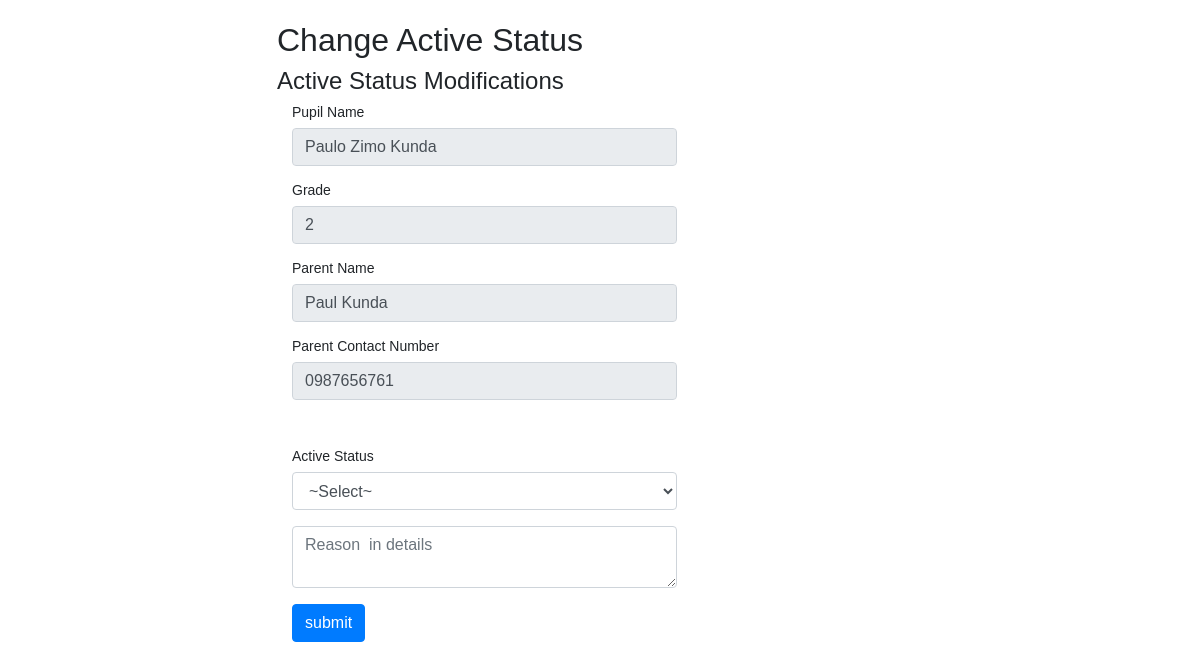
Before: /teacher/activeStatus.php?id=1 with the older database file.
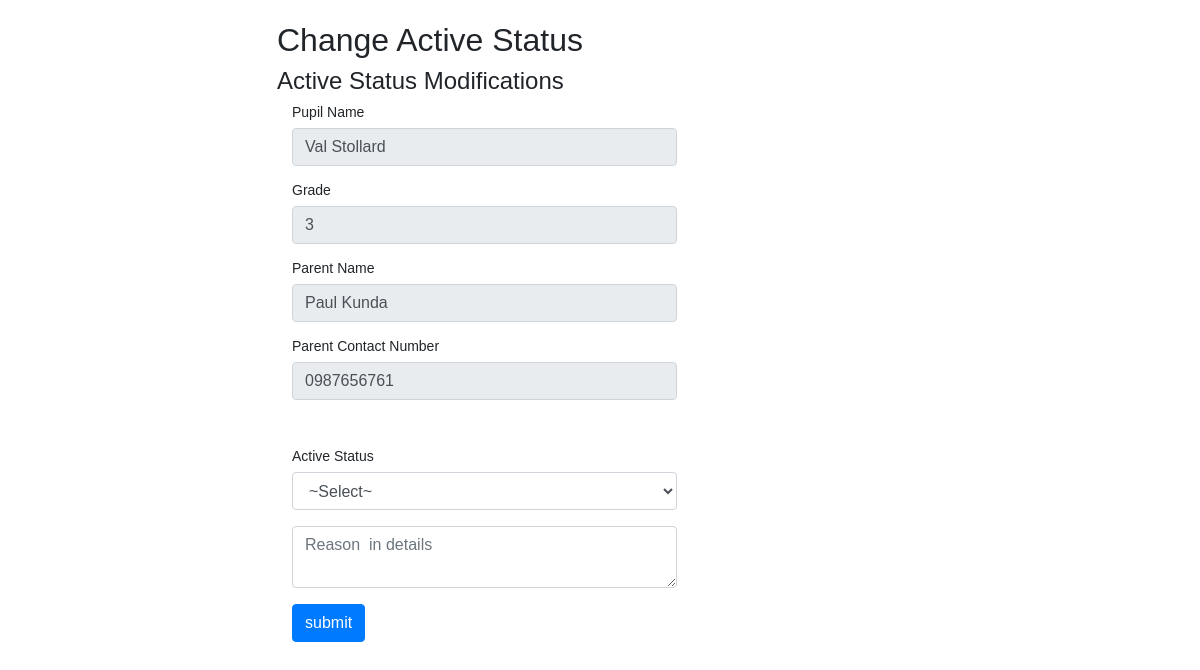
After: the same page with the newer database file.
### tables this page shows
CREATE TABLE `pupil` (
  `pupilID` int(11) NOT NULL,
  `pupilName` varchar(50) NOT NULL,
  `parentID` int(11) NOT NULL,
  `dateOfBirth` varchar(10) NOT NULL,
  `grade` int(11) NOT NULL,
  `yearStarted` varchar(20) NOT NULL,
  `dateModified` date DEFAULT NULL,
  `activeStatus` varchar(20) DEFAULT 'active'
);

CREATE TABLE `parent` (
  `parentID` int(11) NOT NULL,
  `parentName` varchar(50) NOT NULL,
  `phoneNumber` varchar(20) NOT NULL,
  `address` varchar(20) NOT NULL,
  `dateCreated` varchar(100) NOT NULL
);

### teacher/activeStatus.php (the view, shortened to what this page needs)
<?php
    require_once "../includes/config.php";
    if(isset($_GET['id'])){
        $pupilID = $_GET['id'];
        $pupilName = '';
        $parentName = '';
        $parentPhoneNumber = '';
        $grade = '';
        $SQL = "SELECT * FROM pupil, parent WHERE pupil.pupilID = '$pupilID' AND pupil.parentID = parent.parentID";
        $results = mysqli_query($mysqli, $SQL);
        if(mysqli_num_rows($results) > 0){
            while($rows = mysqli_fetch_assoc($results)){
                $pupilName = $rows['pupilName'];
                $parentName = $rows['parentName'];
                $parentPhoneNumber = $rows['phoneNumber'];
                $grade = $rows['grade'];
            }
        }
    }
?>
<!DOCTYPE html>
<html lang="en">
<head>
<link rel="stylesheet" href="https://maxcdn.bootstrapcdn.com/bootstrap/4.0.0/css/bootstrap.min.css">
</head>
<body>
<div class="container">
    <div class="wrapper">
        <h2>Change Active Status</h2>
        <form class="form-group" action="" method="POST">
            <h4> Active Status Modifications </h4>
			<div class="col-sm-6">
                <label>Pupil Name</label>
				<input type="text" name="fullName" readonly value="<?php echo $pupilName; ?>" placeholder="Pupil" class="form-control">
			</div><br>
            <div class="col-sm-6">
                <label>Grade</label>
				<input type="text" readonly value="<?php echo $grade; ?>" placeholder="Grade" class="form-control">
			</div><br>
			<div class="col-sm-6">
               <label>Parent Name</label>
				<input type="text" name="parentName" readonly value="<?php echo $parentName; ?>" placeholder="Parent Name" class="form-control">
			</div>
			<br>
			<div class="col-sm-6">
            <label>Parent Contact Number</label>
				<input type="text" name="phoneNumber" readonly value="<?php echo $parentPhoneNumber; ?>" placeholder="Phone Number" class="form-control">
			</div>
			<br><br><br>
            <div class="col-sm-6">
            <label>Active Status</label>
                <select name="activeStatus" class="form-control" onChange="accountSelect(this)">
                        <option id="select">
                            ~Select~
                        </option>
                </select>
			</div><br>
            <div class="col-sm-6">
                <textarea name="reasonDetails" placeholder="Reason  in details" required class="form-control"></textarea>
            </div>
            <br>
            <div class="col-sm-6">
            <input class="btn btn-primary" type="submit" name="submit" value="submit" />
            </div>
        </form>
    </div>
</div>
</body>
</html>

Changed rows visible on the page:
changed pupil "Paul Kunda": fullName "Paulo Zimo Kunda" → "Val Stollard"; grade "2" → "3"
